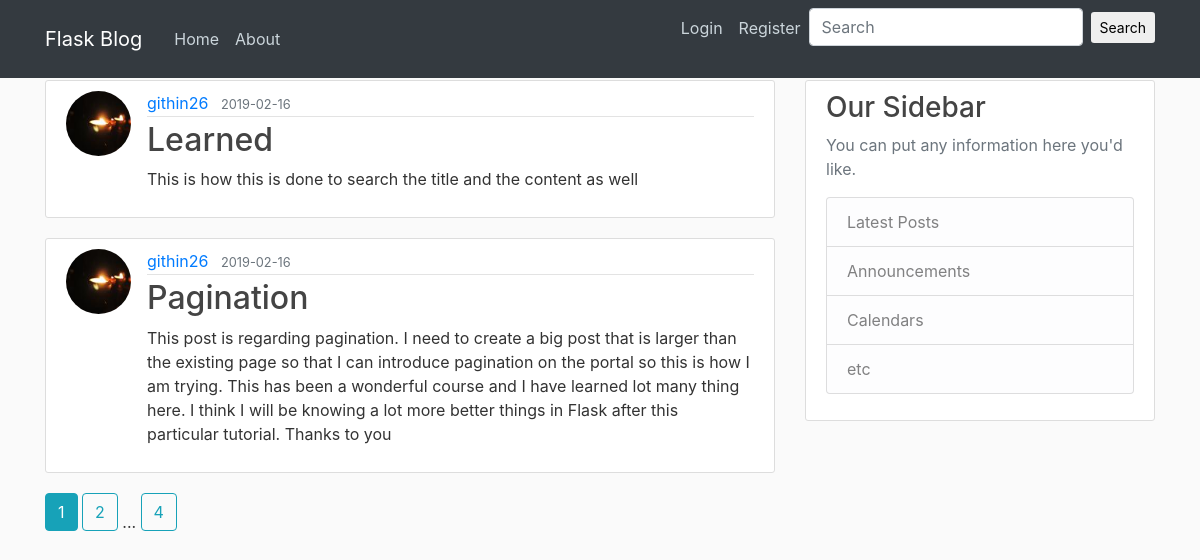
Page /home on the earlier database version.
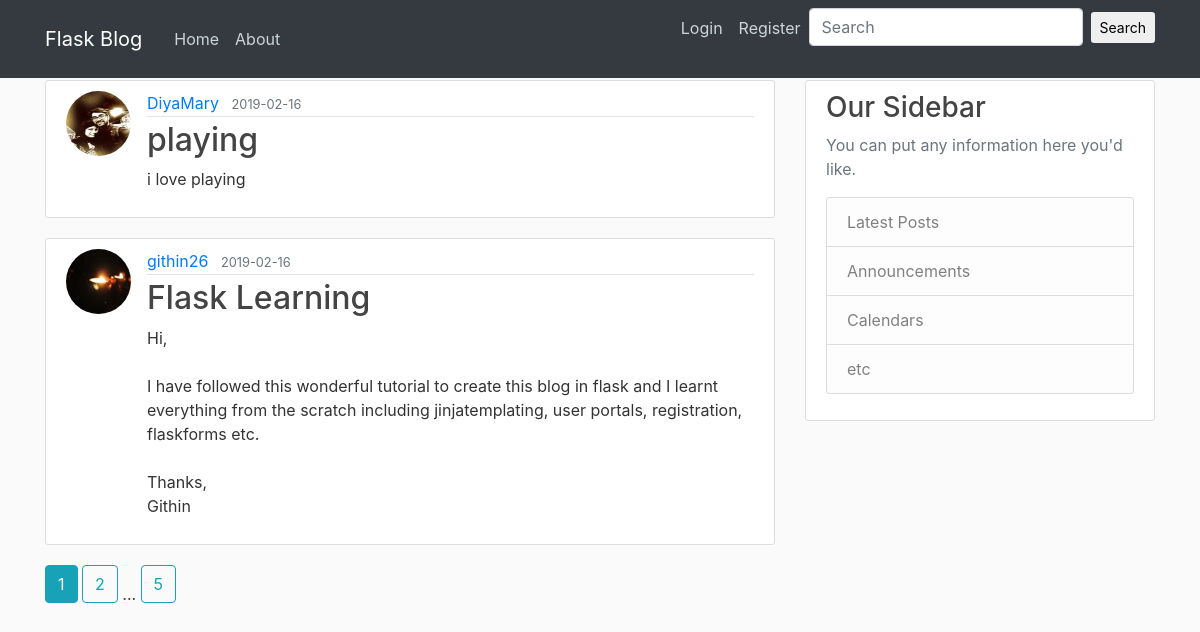
Same page on the later database version.
### flaskblog/models.py (models this page shows, shortened)
class Post(db.Model):
    id = db.Column(db.Integer, primary_key=True)
    title = db.Column(db.String(100), nullable=False)
    date_posted = db.Column(db.DateTime, nullable=False, default=datetime.utcnow)
    content = db.Column(db.Text, nullable=False)
    user_id = db.Column(db.Integer, db.ForeignKey('user.id'), nullable=False)

class User(db.Model,UserMixin):
    id = db.Column(db.Integer, primary_key=True)
    username = db.Column(db.String(20), unique=True, nullable=False)
    email = db.Column(db.String(120), unique=True, nullable=False)
    image_file = db.Column(db.String(20), nullable=False, default='default.jpg')
    password = db.Column(db.String(60), nullable=False)
    posts = db.relationship('Post', backref='author', lazy=True)

### flaskblog/routes.py (the view)
@app.route('/')
@app.route('/home')
def home():
    page = request.args.get('page', 1, type=int)
    posts=Post.query.order_by(Post.date_posted.desc()).paginate(page=page, per_page=2)
    return  render_template('home.html',posts=posts)

### flaskblog/templates/home.html
{% extends "layout.html" %}
{% block content %}
    {% for post in posts.items %}
        <article class="media content-section">
            <img class="rounded-circle article-img" src="{{ url_for('static',filename='profile_pics/' + post.author.image_file)}}">
          <div class="media-body">
            <div class="article-metadata">
              <a class="mr-2" href="{{url_for('user_posts',username=post.author.username)}}">{{ post.author.username }}</a>
              <small class="text-muted">{{ post.date_posted.strftime('%Y-%m-%d')}}</small>
            </div>
            <h2><a class="article-title" href="{{ url_for('post',post_id=post.id)}}">{{ post.title }}</a></h2>
            <p class="article-content">{{ post.content }}</p>
          </div>
        </article>
    {% endfor %}
    {% for page_num in posts.iter_pages(left_current=1,right_current=2,left_edge=1,right_edge=1) %}
        {% if page_num %}
            {% if posts.page == page_num %}
                <a class="btn btn-info mb-4" href="{{url_for('home',page=page_num)}}">{{page_num}}</a>
            {% else %}
                <a class="btn btn-outline-info mb-4" href="{{url_for('home',page=page_num)}}">{{page_num}}</a>
            {% endif %}
        {% else %}
            ...
        {% endif %}
    {% endfor %}
{% endblock content %}

Differences in the rows shown:
no longer on this page (row unchanged): Post: image_file (picture), author.username "githin26", date_posted "2019-02-16", title "Learned", content "This is how this is done to search the title and the content as well"
no longer on this page (row unchanged): Post: image_file (picture), author.username "githin26", date_posted "2019-02-16", title "Pagination", content "This post is regarding pagination. I need to create a big post that is larger than the existing page so that I can introduce pagination on the portal so this is how I am trying. This has been a wonderful course and I have learned lot many thing here. I think I will be knowing a lot more better things in Flask after this particular tutorial. Thanks to you"
added Post: image_file (picture), author.username "DiyaMary", date_posted "2019-02-16", title "playing", content "i love playing"
added Post: image_file (picture), author.username "githin26", date_posted "2019-02-16", title "Flask Learning", content "Hi, I have followed this wonderful tutorial to create this blog in flask and I learnt everything from the scratch including jinjatemplating, user portals, registration, flaskforms etc. Thanks, Githin"
Other differences:
new list line: "5"
list line gone: "4"
